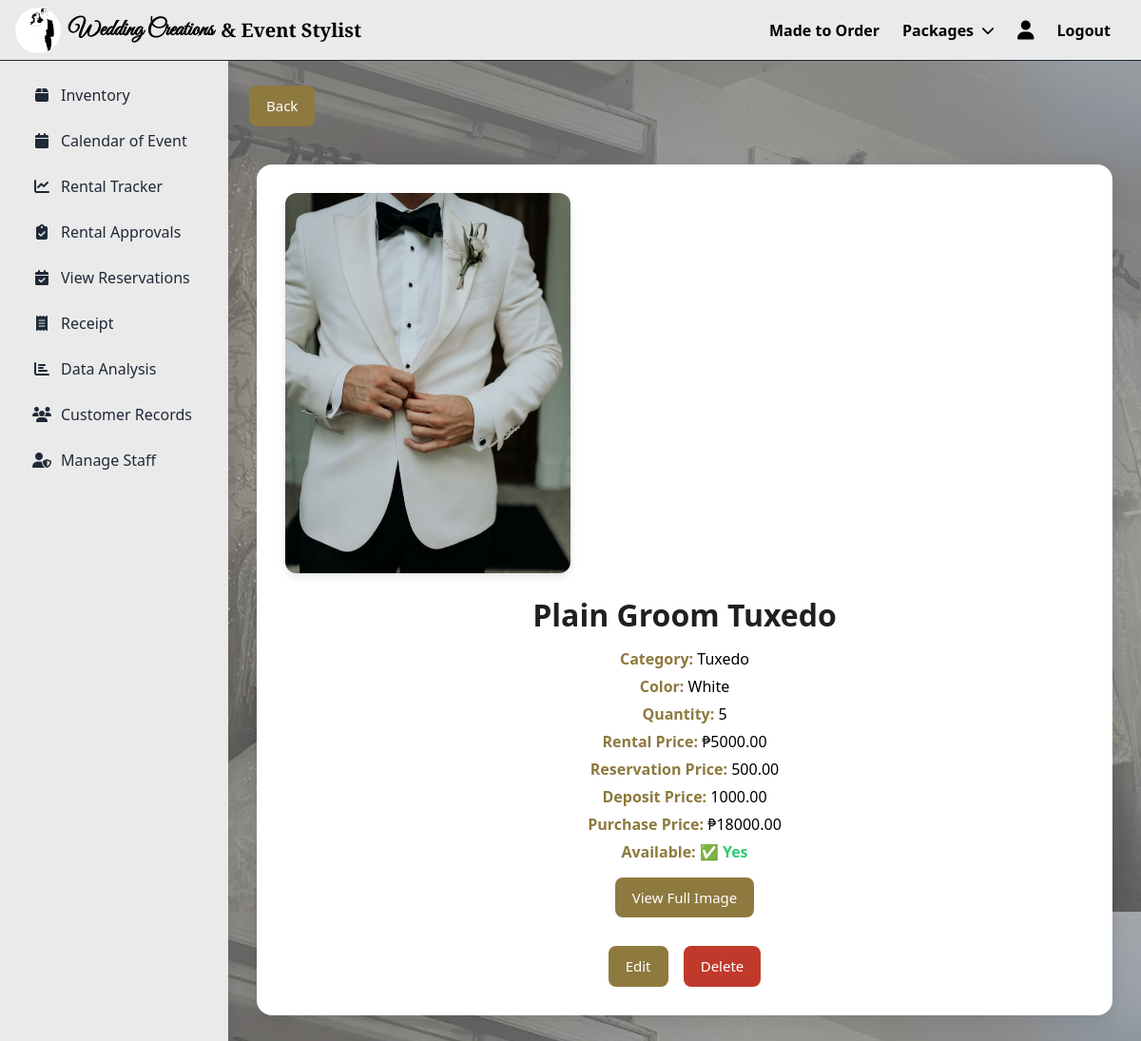
Page /inventory/2/ (signed in) on the earlier database version.
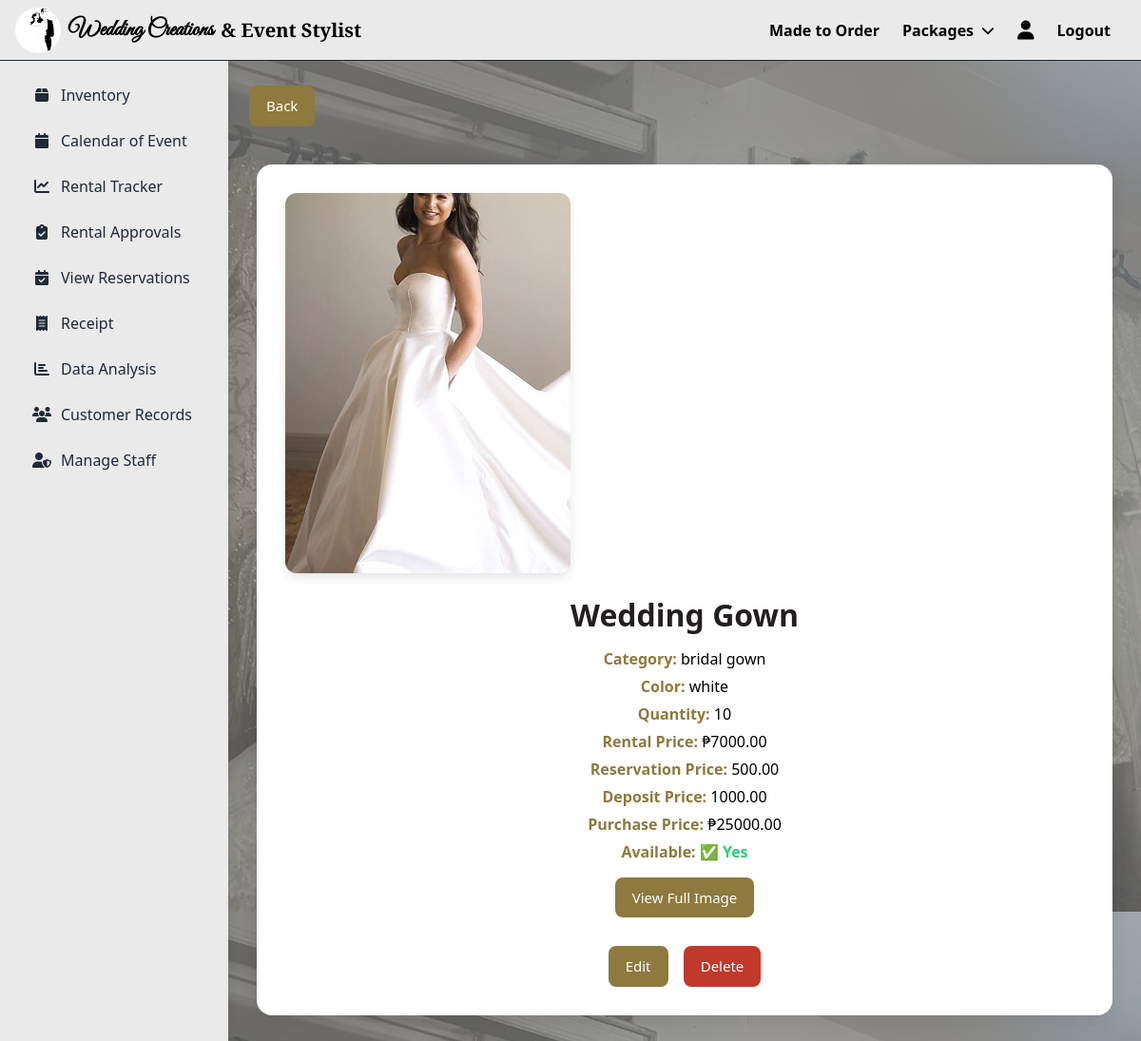
Same page on the later database version.
### saritasapp/models.py (models this page shows, shortened)
class Inventory(models.Model):
    name = models.CharField(max_length=255)
    branch = models.ForeignKey(Branch, on_delete=models.CASCADE, related_name="inventory_items")
    category = models.ForeignKey(Category, on_delete=models.CASCADE, related_name="items")
    color = models.ForeignKey(Color, null=True, blank=True, on_delete=models.SET_NULL, related_name="inventory_items")
    size = models.ForeignKey(Size, null=True, blank=True, on_delete=models.SET_NULL, related_name="inventory_items")
    quantity = models.IntegerField(default=0)
    rental_price = models.DecimalField(max_digits=10, decimal_places=2)
    reservation_price = models.DecimalField(max_digits=10, decimal_places=2, null=True, blank=True)
    deposit_price = models.DecimalField(max_digits=10, decimal_places=2, null=True, blank=True)
    purchase_price = models.DecimalField(max_digits=10, decimal_places=2, null=True, blank=True)
    available = models.BooleanField(default=True)
    image = models.ImageField(upload_to="inventory/", null=True, blank=True)
    created_at = models.DateTimeField(auto_now_add=True)
    updated_at = models.DateTimeField(auto_now=True)
    class Meta:
        verbose_name_plural = "Inventory"
        ordering = ['-created_at']

class Category(models.Model):
    name = models.CharField(max_length=255, unique=True)
    description = models.TextField(blank=True)

class Color(models.Model):
    name = models.CharField(max_length=50, unique=True)
    def __str__(self):
        return self.name

### saritasapp/views.py (the view)
# urls.py: path('inventory/<int:item_id>/', views.view_item, name='view_inventory'),
@login_required
def view_item(request, item_id):
    item = get_object_or_404(Inventory, id=item_id)
    return render(request, 'saritasapp/view_item.html', {'item': item})

### customerapp/context_processors.py (called while the page is built)
def notifications(request):
    if request.user.is_authenticated:
        cache_key = f'unread_count_{request.user.id}'
        count = cache.get(cache_key)
        if count is None:
            count = Notification.objects.filter(
                user=request.user,
                is_read=False
            ).count()
            cache.set(cache_key, count, 60)  # Cache for 60 seconds
        return {'unread_count': count}
    return {'unread_count': 0}

### saritasapp/context_processors.py (called while the page is built)
def notifications(request):
    if request.user.is_authenticated:
        return {
            'unread_count': Notification.objects.filter(user=request.user, is_read=False).count()
        }
    return {}

### saritasapp/templates/saritasapp/view_item.html (shortened to what this page needs)
{% extends "saritasapp/base.html" %}
{% load static %}
{% block extra_css %}
    <link rel="stylesheet" href="{% static 'css/view_inventory.css' %}">
{% endblock %}
{% block content %}
<a href="{% url 'saritasapp:inventory_list' %}" class="btn btn-primary">Back</a>
<div class="inventory-container">
    <img src="{% if item.image %}{{ item.image.url }}{% else %}https://via.placeholder.com/300{% endif %}"
         alt="{{ item.name }}"
         class="inventory-image"
         onclick="openModal()" />
    <div class="inventory-details">
        <h1>{{ item.name }}</h1>
        <p><strong>Category:</strong> {{ item.category.name }}</p>
        <p><strong>Color:</strong> {{ item.color }}</p>
        <p><strong>Quantity:</strong> {{ item.quantity }}</p>
        <p><strong>Rental Price:</strong> ₱{{ item.rental_price }}</p>
        <p><strong>Reservation Price:</strong> {{ item.reservation_price }}</p>
        <p><strong>Deposit Price:</strong> {{ item.deposit_price }}</p>
        <p><strong>Purchase Price:</strong>
            {% if item.purchase_price %}₱{{ item.purchase_price }}{% else %}N/A{% endif %}
        </p>
        <p><strong>Available:</strong>
            {% if item.available %}
                <span class="available-status">✅ Yes</span>
            {% else %}
                <span style="color: red;">❌ No</span>
            {% endif %}
        </p>
        {% if item.image %}
            <a href="{{ item.image.url }}" target="_blank" class="btn btn-primary">View Full Image</a>
        {% endif %}
    </div>
    {% if user.is_superuser %}
    <div class="btn-container">
        <a href="{% url 'saritasapp:edit_inventory' item.id %}" class="btn btn-primary">Edit</a>
        <a href="{% url 'saritasapp:delete_inventory' item.id %}" class="btn btn-danger">Delete</a>
    </div>
    {% endif %}
</div>
{% endblock %}

Differences in the rows shown:
changed Inventory: image: a different picture; name "Plain Groom Tuxedo" → "Wedding Gown"; category.name "Tuxedo" → "bridal gown"; color "White" → "white"; quantity "5" → "10"; rental_price "5000.00" → "7000.00"; purchase_price "18000.00" → "25000.00"
